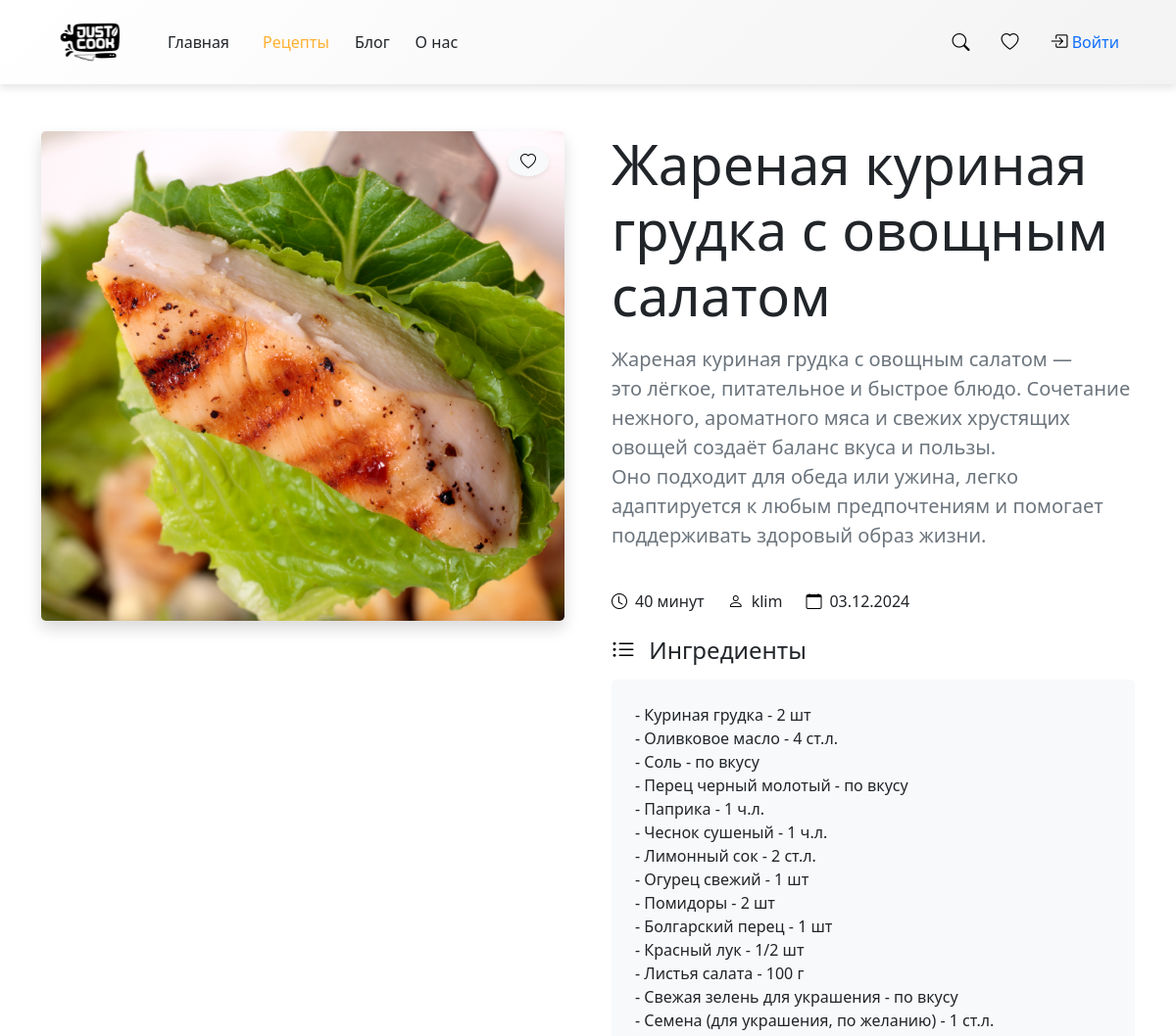
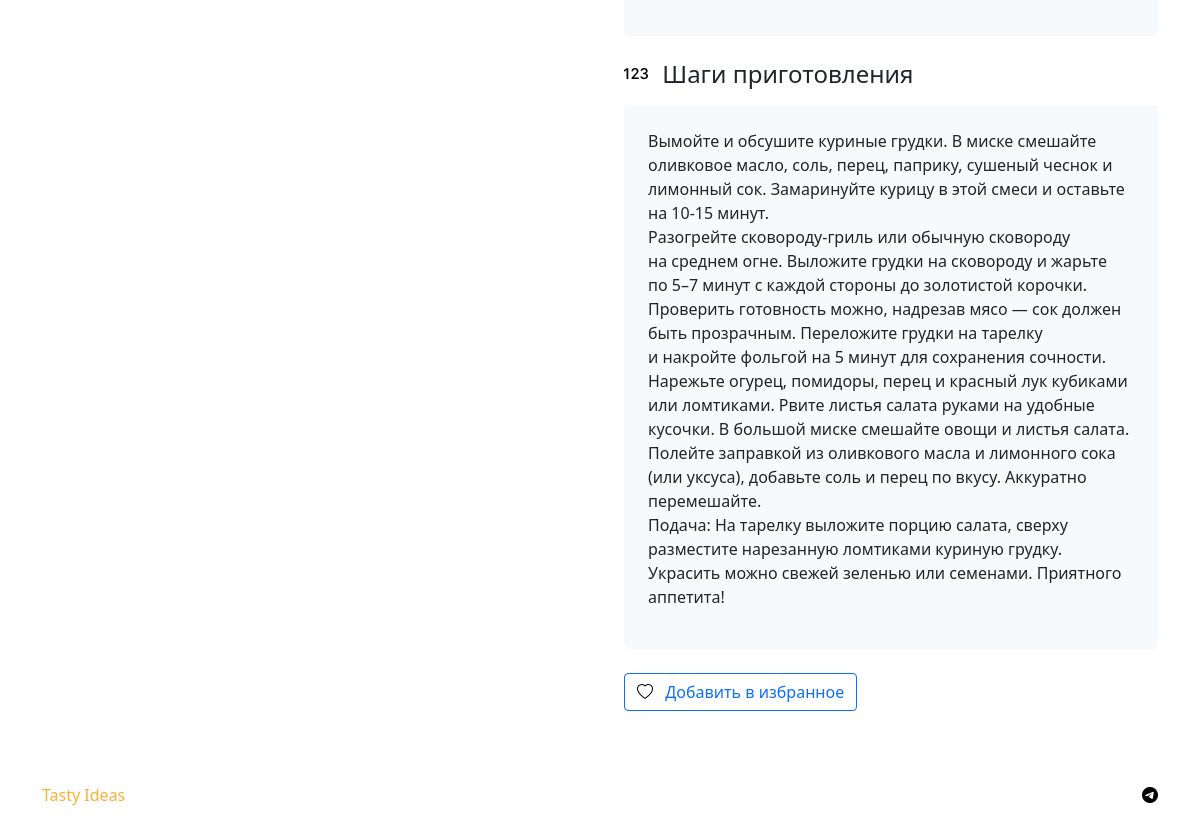
The app's page /detailed_recipe/ with its own data (2 pictures, top to bottom).
### myapp/models.py (models this page shows, shortened)
class Recipe(models.Model):
    title = models.CharField(max_length=100)
    description = models.TextField(max_length=5000)
    cooking_steps = models.TextField(max_length=5000)
    cooking_time = models.IntegerField() # в минутах
    image_of_food = models.ImageField(upload_to='recipes_photos', height_field=None, width_field=None, max_length=None)
    author = models.ForeignKey(User, on_delete=models.CASCADE)
    ingredients = models.TextField(max_length=2500, blank=True)
    date_of_create = models.DateTimeField(auto_now_add=True)

### myapp/views.py (the view)
# urls.py: path('detailed_recipe/', get_detailed_recipe, name='detailed_recipe'),
def get_detailed_recipe(request):
    random_recipe = Recipe.objects.order_by('?').first()
    context = {
        'recipe': random_recipe
    }
    return render(request, 'myapp/detailed_recipe.html', context)

### myapp/templates/myapp/detailed_recipe.html (shortened to what this page needs)
{% extends "base.html" %} {% block title %}{{ recipe.title }}{% endblock title %} {% block content %} {% if recipe %}
<div class="container py-5">
	<div class="row g-5">
		<div class="col-md-6">
			<div class="position-relative">
				<img
					src="{{ recipe.image_of_food.url }}"
					class="img-fluid rounded-3 shadow"
					alt="{{ recipe.title }}"
					style="object-fit: cover; width: 100%; height: 500px"
				/>
				<div class="position-absolute top-0 end-0 p-3">
					<button class="btn btn-light rounded-circle shadow-sm">
						<i class="bi bi-heart"></i>
					</button>
				</div>
			</div>
		</div>
		<div class="col-md-6">
			<div class="d-flex flex-column h-100">
				<div class="mb-4">
					<h1 class="display-4 mb-3">{{ recipe.title }}</h1>
					<p class="lead text-muted">{{ recipe.description }}</p>
				</div>
				<div class="row mb-4">
					<div class="col-auto">
						<div class="d-flex align-items-center">
							<i class="bi bi-clock me-2"></i>
							<span>{{ recipe.cooking_time }} минут</span>
						</div>
					</div>
					<div class="col-auto">
						<div class="d-flex align-items-center">
							<i class="bi bi-person me-2"></i>
							<span>{{ recipe.author }}</span>
						</div>
					</div>
					<div class="col-auto">
						<div class="d-flex align-items-center">
							<i class="bi bi-calendar me-2"></i>
							<span>{{ recipe.date_of_create|date:"d.m.Y" }}</span>
						</div>
					</div>
				</div>
				<div class="mb-4">
					<h3 class="h4 mb-3">
						<i class="bi bi-list-ul me-2"></i>
						Ингредиенты
					</h3>
					<div class="bg-light p-4 rounded-3">{{ recipe.ingredients|linebreaks }}</div>
				</div>
				<div class="mb-4">
					<h3 class="h4 mb-3">
						<i class="bi bi-123 me-2"></i>
						Шаги приготовления
					</h3>
					<div class="bg-light p-4 rounded-3">{{ recipe.cooking_steps|linebreaks }}</div>
				</div>
				<div class="mt-auto">
					<div class="d-flex gap-2">
						<button class="btn btn-outline-primary">
							<i class="bi bi-heart me-2"></i>
							Добавить в избранное
						</button>
					</div>
				</div>
			</div>
		</div>
	</div>
</div>
{% endif %} {% endblock content %}

### static/css/style.css (style rules this page uses)
:root { --custom-yellow-color: #ffb031; --custom-orrange-color: #fd9900; --custom-pink-color: #fd6e8c; --custom-peach-color: #ec7440; --custom-black-color: #1e1e1e; }
.i, .bi { color: black !important; }
img.img-fluid { object-fit: cover; }

### records on screen
Recipe: image_of_food (picture), title "Жареная куриная грудка с овощным салатом", description "Жареная куриная грудка с овощным салатом — это лёгкое, питательное и быстрое блюдо. Сочетание нежного, ароматного мяса и свежих хрустящих овощей создаёт баланс вкуса и пользы. Оно подходит для обеда или ужина, легко адаптируется к любым предпочтениям и помогает поддерживать здоровый образ жизни.", cooking_time "40", author "klim", date_of_create "03.12.2024", ingredients "- Куриная грудка - 2 шт - Оливковое масло - 4 ст.л. - Соль - по вкусу - Перец черный молотый - по вкусу - Паприка - 1 ч.л. - Чеснок сушеный - 1 ч.л. - Лимонный сок - 2 ст.л. - Огурец свежий - 1 шт - Помидоры - 2 шт - Болгарский перец - 1 шт - Красный лук - 1/2 шт - Листья салата - 100 г - Свежая зелень для украшения - по вкусу - Семена (для украшения, по желанию) - 1 ст.л.", cooking_steps "Вымойте и обсушите куриные грудки. В миске смешайте оливковое масло, соль, перец, паприку, сушеный чеснок и лимонный сок. Замаринуйте курицу в этой смеси и оставьте на 10-15 минут. Разогрейте сковороду-гриль или обычную сковороду на среднем огне. Выложите грудки на сковороду и жарьте по 5–7 минут с каждой стороны до золотистой корочки. Проверить готовность можно, надрезав мясо — сок должен быть прозрачным. Переложите грудки на тарелку и накройте фольгой на 5 минут для сохранения сочности. Нарежьте огурец, помидоры, перец и красный лук кубиками или ломтиками. Рвите листья салата руками на удобные кусочки. В большой миске смешайте овощи и листья салата. Полейте заправкой из оливкового масла и…"
